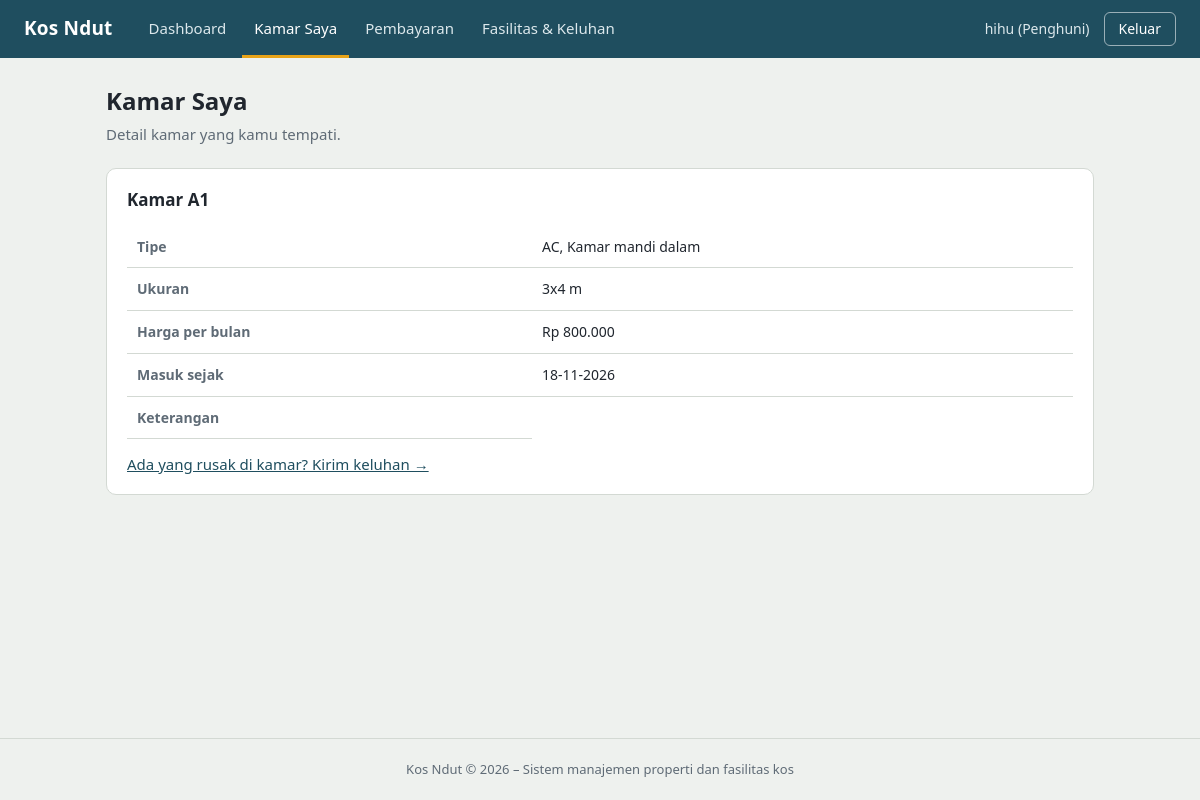
The page /user/kamar.php (signed in) on the database its author committed.
### tables this page shows
CREATE TABLE `rentals` (
  `id` int(11) NOT NULL,
  `tenant_id` int(11) NOT NULL,
  `room_id` int(11) NOT NULL,
  `tanggal_masuk` date NOT NULL,
  `tanggal_keluar` date DEFAULT NULL,
  `status` enum('aktif','selesai') NOT NULL DEFAULT 'aktif'
);

CREATE TABLE `rooms` (
  `id` int(11) NOT NULL,
  `no_kamar` varchar(10) NOT NULL,
  `tipe` varchar(50) NOT NULL,
  `harga` int(11) NOT NULL,
  `ukuran` varchar(50) DEFAULT NULL,
  `deskripsi` text DEFAULT NULL,
  `foto` varchar(500) DEFAULT NULL,
  `status` enum('kosong','terisi','perbaikan') NOT NULL DEFAULT 'kosong'
);

### user/kamar.php (the view, shortened to what this page needs)
<?php
include "../includes/koneksi.php";
$id_penghuni = isset($_SESSION['id_penghuni']) ? $_SESSION['id_penghuni'] : 0;
$cari = mysqli_prepare($koneksi, "SELECT rooms.no_kamar, rooms.tipe, rooms.harga, rooms.ukuran, rooms.deskripsi, rooms.foto, rentals.tanggal_masuk
                                  FROM rentals
                                  JOIN rooms ON rentals.room_id = rooms.id
                                  WHERE rentals.tenant_id = ? AND rentals.status = 'aktif'
                                  LIMIT 1");
mysqli_stmt_bind_param($cari, "i", $id_penghuni);
mysqli_stmt_execute($cari);
$kamar = mysqli_fetch_assoc(mysqli_stmt_get_result($cari));
include "../includes/header.php";
?>
<h1>Kamar Saya</h1>
<p class="keterangan">Detail kamar yang kamu tempati.</p>
<div class="panel">
    <?php if ($kamar) { ?>
        <h2>Kamar <?php echo htmlspecialchars($kamar['no_kamar']); ?></h2>
        <div class="bungkus-tabel">
            <table>
                <tr><th>Tipe</th><td><?php echo htmlspecialchars($kamar['tipe']); ?></td></tr>
                <tr><th>Ukuran</th><td><?php echo htmlspecialchars($kamar['ukuran'] ?? '-'); ?></td></tr>
                <tr><th>Harga per bulan</th><td>Rp <?php echo number_format($kamar['harga'], 0, ',', '.'); ?></td></tr>
                <tr><th>Masuk sejak</th><td><?php echo date("d-m-Y", strtotime($kamar['tanggal_masuk'])); ?></td></tr>
                <tr><th>Keterangan</th><td><?php echo htmlspecialchars($kamar['deskripsi'] ?? '-'); ?></td></tr>
            </table>
        </div>
        <p style="margin:14px 0 0;"><a href="fasilitas.php">Ada yang rusak di kamar? Kirim keluhan &rarr;</a></p>
    <?php } else { ?>
        <p class="kosong">Kamarmu belum dicatat oleh admin. Hubungi admin untuk dicatatkan.</p>
    <?php } ?>
</div>
<?php include "../includes/footer.php"; ?>

### assets/css/style.css (style rules this page uses)
:root { --warna-utama: #1f4e5f; --warna-utama-gelap: #163a47; --warna-aksen: #e8a317; --warna-latar: #eef1ee; --warna-panel: #ffffff; --warna-teks: #20262e; --warna-teks-redup: #5f6b76; --warna-garis: #d3d9d3; --warna-bahaya: #b3261e; --warna-sukses: #1e7a46; --bayangan-angkat: 0 8px 20px rgba(31, 78, 95, 0.16); }
* { box-sizing: border-box; }
body { margin: 0; font-family: "Segoe UI", system-ui, Arial, sans-serif; font-size: 15px; line-height: 1.55; color: var(--warna-teks); background: var(--warna-latar); }
a { color: var(--warna-utama); }
h1 { font-size: 24px; margin: 0 0 4px; }
h2 { font-size: 17px; margin: 0 0 12px; }
.keterangan { margin: 0 0 22px; color: var(--warna-teks-redup); }
.panel { background: var(--warna-panel); border: 1px solid var(--warna-garis); border-radius: 10px; padding: 18px 20px; margin-bottom: 20px; }
.bungkus-tabel { overflow-x: auto; }
table { width: 100%; border-collapse: collapse; font-size: 14px; }
th, td { text-align: left; padding: 10px 10px; border-bottom: 1px solid var(--warna-garis); }
th { font-weight: 600; color: var(--warna-teks-redup); }
tr:last-child td { border-bottom: none; }
html { scroll-behavior: smooth; }

### rows shown on the page
rentals: room.no_kamar "A1", room.tipe "AC, Kamar mandi dalam", room.ukuran "3x4 m", room.harga "800.000", tanggal_masuk "18-11-2026"

### other values the page prints
$menu[0] "Dashboard"
$menu[0] "Kamar Saya"
$menu[0] "Pembayaran"
$menu[0] "Fasilitas & Keluhan"
$_SESSION['nama'] "hihu"
$tulisan_peran "Penghuni"
